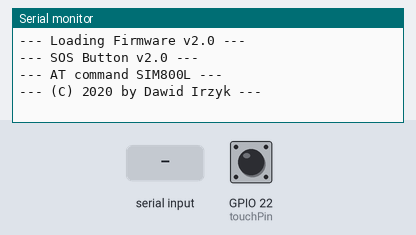
Simulated run of this sketch. Board: ESP32. Shown: the last lines printed to the serial monitor. Inputs (shaded band) come from the test bench; at power-on: GPIO 22 (touchPin) LOW. The modem accepts every AT command (registered, SIM ready, sends succeed) and sends nothing else.

Above: at 7.2 s.
7.3 s: GPIO 22 (touchPin) pulled HIGH for 0.15 s
At 8.5 s:
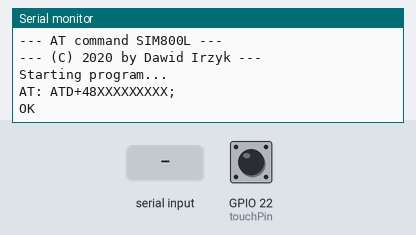
8.9 s: "1" received over the second serial link
At 9.9 s:
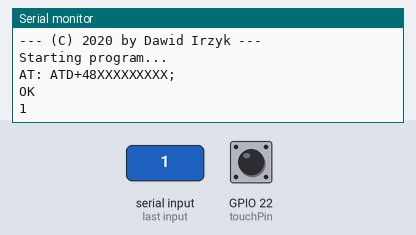

The sketch:

sos-button-v2.ino
```cpp
// (licence header left out)
#define SIM800L_RX     27
#define SIM800L_TX     26
#define SIM800L_PWRKEY 4
#define SIM800L_RST    5
#define SIM800L_POWER  23

int touchPin = 22;
int val = 0;
int relayPin = 13;

void setup()
{
  pinMode(SIM800L_POWER, OUTPUT);
  digitalWrite(SIM800L_POWER, HIGH);
  Serial.begin(115200);
  Serial2.begin(9600, SERIAL_8N1, SIM800L_TX, SIM800L_RX);
  delay(1000);
  Serial.println("");
  Serial.println("--- Loading Firmware v2.0 ---\n");
  delay(5000);
  Serial.println("--- SOS Button v2.0 ---");
  Serial.println("--- AT command SIM800L ---");
  Serial.println("--- (C) 2020 by Dawid Irzyk ---");
  Serial.println("");
  while (Serial2.available()) {
    Serial.write(Serial2.read());
  }
}

void loop() {
  digitalWrite(relayPin, HIGH);
  val = digitalRead(touchPin);
  if (val == 1) {
    Serial.println("Starting program...\n");
     for(int i=2; i>0; i--){
      //First phone number
      Send_AT("ATD+48XXXXXXXXX;");
      delay(12000);
      Send_AT("ATH");
      delay(4000);
      //Second phone number
      Send_AT("ATD+48XXXXXXXXX;");
      delay(12000);
      Send_AT("ATH");
    }
    Serial.println("Program completed...\n");
  }
}

void Send_AT(String command) {
  Serial.println("AT: " + command);
  Serial2.println(command);
  long timer = millis();
  while (timer + 3000 > millis()) {
    while (Serial2.available()) {
      Serial.write(Serial2.read());
    }
  }
  Serial.println();
}
```

Measured:
- after the input at 7.3 s, the serial monitor: prints a new line at once (image 1)
- after the input at 8.9 s, the serial monitor: prints a new line at once (image 2)
